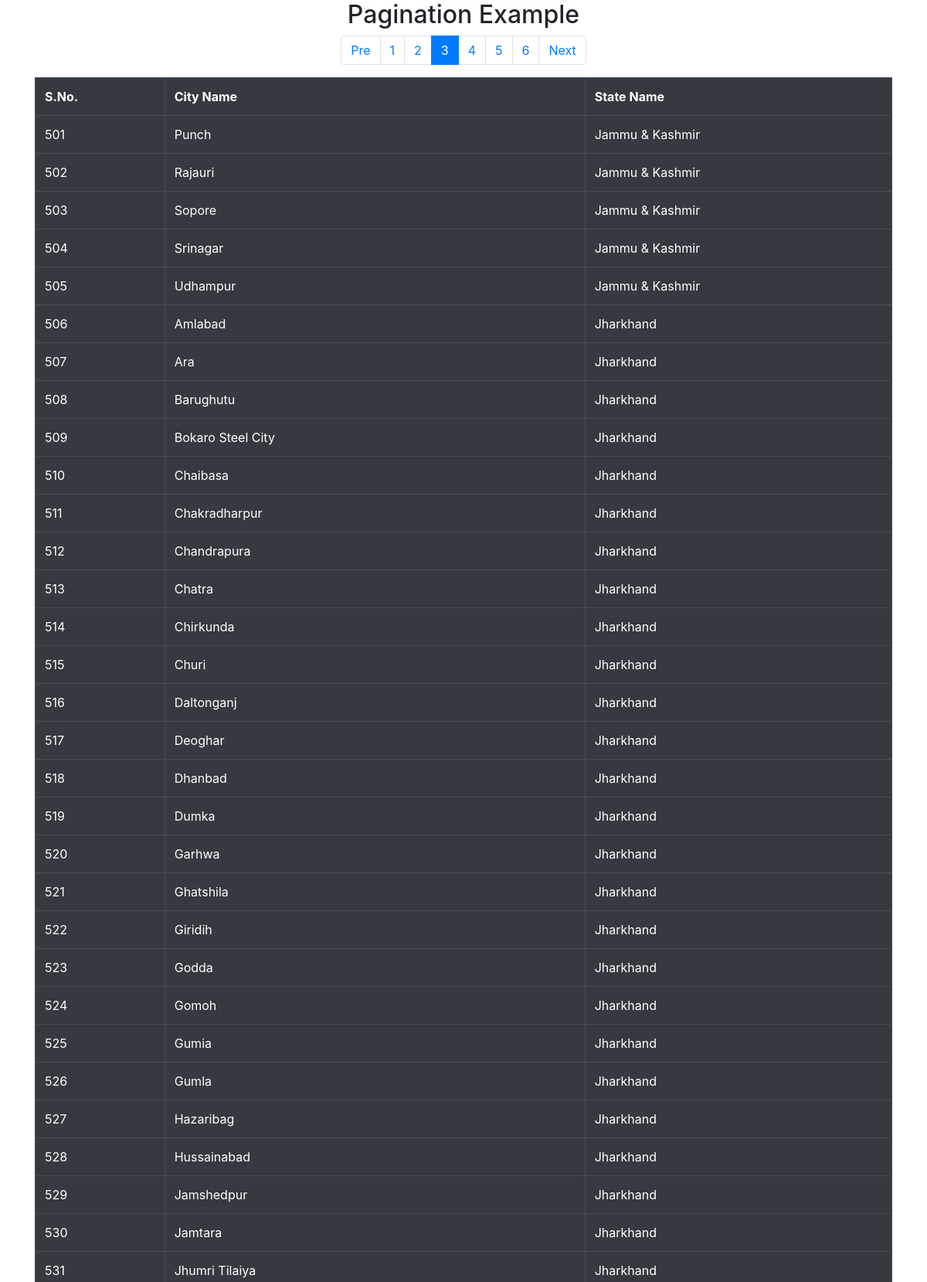
The app's page /pagination.php?pageno=3 (upper part) with its own data.
### tables this page shows
CREATE TABLE `cities` (
  `city_id` int(11) NOT NULL,
  `city_name` varchar(100) NOT NULL,
  `city_state` varchar(100) NOT NULL
);

### pagination.php (the view, shortened to what this page needs)
<?php
$con=mysqli_connect("localhost", "admin", "admin", "tss12_30");
$record_per_page = 250;
if(isset($_GET['pageno']))
{
	$a = $_GET['pageno'];
	$b = $a-1;
	$c = $b*$record_per_page;
	$n=$c+1;
	$all_city_query = "SELECT * FROM cities LIMIT $c,$record_per_page";
}
else
{
	$n=1;
	$a=1;
	$all_city_query = "SELECT * FROM cities LIMIT $record_per_page";
}
$all_city_result = mysqli_query($con, $all_city_query);
$all_city_count_query = "SELECT * FROM cities";
$all_city_count_result = mysqli_query($con, $all_city_count_query);
$all_rows = mysqli_num_rows($all_city_count_result);
$total_pages = ceil($all_rows/$record_per_page);
?>
<!DOCTYPE html>
<html>
<head>
	<link rel="stylesheet" type="text/css" href="css/bootstrap.css">
</head>
<body>
<h2 class="text-center">Pagination Example</h2>
<div class="container">
	<ul class="pagination justify-content-center">
		<li class="page-item <?php if($a==1) echo "disabled" ?>">
			<a class="page-link" href="pagination.php?pageno=<?php echo $a-1; ?>">Pre</a>
		</li>
		<?php
		for($i=1; $i<=$total_pages; $i++)
		{
		?>
		<li class="page-item <?php if($i==$a) echo "active"; ?>">
			<a href="pagination.php?pageno=<?php echo $i; ?>" class="page-link"><?php echo $i; ?></a>
		</li>
		<?php
		}
		?>
		<li class="page-item <?php if($a==$total_pages) echo "disabled" ?>">
			<a class="page-link" href="pagination.php?pageno=<?php echo $a+1; ?>">Next</a>
		</li>
	</ul>
	<table class="table table-hover table-bordered table-dark">
		<tr>
			<th>S.No.</th>
			<th>City Name</th>
			<th>State Name</th>
		</tr>
		<?php
		while($all_city_data=mysqli_fetch_assoc($all_city_result))
		{
		?>
			<tr>
				<td><?php echo $n ?></td>
				<td><?php echo $all_city_data['city_name'] ?></td>
				<td><?php echo $all_city_data['city_state'] ?></td>
			</tr>
		<?php
		$n++;
		}
		?>
	</table>
</div>
</body>
</html>

### records on screen
cities: city_name "Punch", city_state "Jammu & Kashmir"
cities: city_name "Rajauri", city_state "Jammu & Kashmir"
cities: city_name "Sopore", city_state "Jammu & Kashmir"
cities: city_name "Srinagar", city_state "Jammu & Kashmir"
cities: city_name "Udhampur", city_state "Jammu & Kashmir"
cities: city_name "Amlabad", city_state "Jharkhand"
cities: city_name "Ara", city_state "Jharkhand"
cities: city_name "Barughutu", city_state "Jharkhand"
cities: city_name "Bokaro Steel City", city_state "Jharkhand"
cities: city_name "Chaibasa", city_state "Jharkhand"
cities: city_name "Chakradharpur", city_state "Jharkhand"
cities: city_name "Chandrapura", city_state "Jharkhand"
cities: city_name "Chatra", city_state "Jharkhand"
cities: city_name "Chirkunda", city_state "Jharkhand"
cities: city_name "Churi", city_state "Jharkhand"
cities: city_name "Daltonganj", city_state "Jharkhand"
cities: city_name "Deoghar", city_state "Jharkhand"
cities: city_name "Dhanbad", city_state "Jharkhand"
cities: city_name "Dumka", city_state "Jharkhand"
cities: city_name "Garhwa", city_state "Jharkhand"
cities: city_name "Ghatshila", city_state "Jharkhand"
cities: city_name "Giridih", city_state "Jharkhand"
cities: city_name "Godda", city_state "Jharkhand"
cities: city_name "Gomoh", city_state "Jharkhand"
cities: city_name "Gumia", city_state "Jharkhand"
cities: city_name "Gumla", city_state "Jharkhand"
cities: city_name "Hazaribag", city_state "Jharkhand"
cities: city_name "Hussainabad", city_state "Jharkhand"
cities: city_name "Jamshedpur", city_state "Jharkhand"
cities: city_name "Jamtara", city_state "Jharkhand"
cities: city_name "Jhumri Tilaiya", city_state "Jharkhand"
